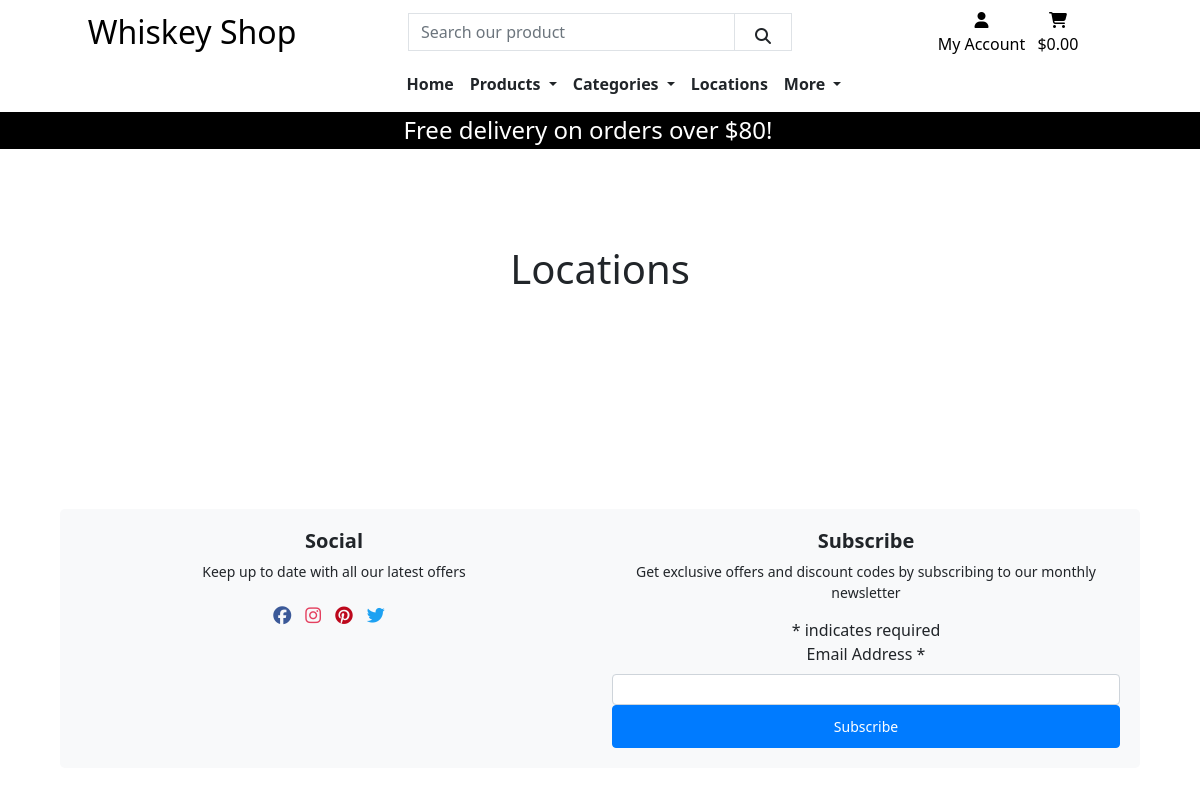
Page /locations/ on the earlier database version.
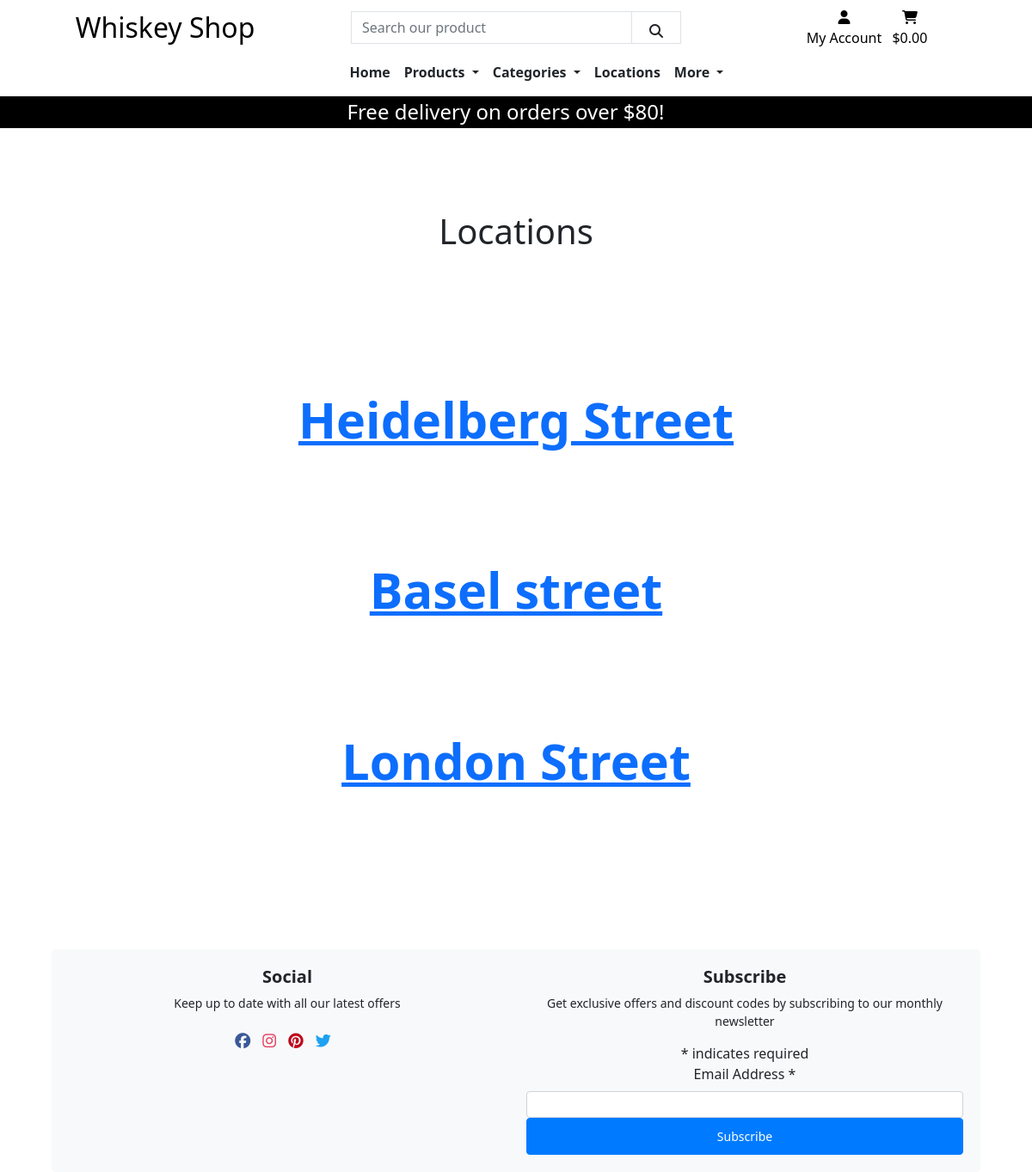
Same page on the later database version.
### location/models.py (models this page shows, shortened)
class Location(models.Model):
    name = models.CharField(max_length=256, unique=True)
    slug = models.SlugField(max_length=256, unique=True, null=True)
    email = models.EmailField(max_length=256, null=False, blank=False)
    phone_number = models.CharField(max_length=20, null=False, blank=False)
    street_address1 = models.CharField(max_length=100, null=False, blank=False)
    street_address2 = models.CharField(max_length=100, null=True, blank=True)
    town_or_city = models.CharField(max_length=40, null=False, blank=False)
    county = models.CharField(max_length=100, null=True, blank=True)
    country = models.CharField(max_length=40, null=False, blank=False)
    postcode = models.CharField(max_length=20, null=True, blank=True)
    latitude = models.DecimalField(max_digits=8, decimal_places=6)
    longitude = models.DecimalField(max_digits=8, decimal_places=6)
    opening_hours = models.ManyToManyField(
        Hours, related_name='opening_hours', blank=True
        )

### location/views.py (the view)
# urls.py: path('', views.LocationList.as_view(), name='locations'),
class LocationList(generic.ListView):
    model = Location
    queryset = Location.objects.all()
    template_name = 'locations/locations.html'

### bag/contexts.py (called while the page is built, shortened)
def bag_contents(request):
    bag_items = []
    total = 0
    product_count = 0
    bag = request.session.get('bag', {})
    if total < settings.FREE_DELIVERY_THRESHOLD:
        delivery = total * Decimal(settings.STANDARD_DELIVERY_PERCENTAGE / 100)
        free_delivery_delta = settings.FREE_DELIVERY_THRESHOLD - total
    else:
        delivery = 0
        free_delivery_delta = 0
    grand_total = delivery + total
    context = {
        'bag_items': bag_items,
        'total': total,
        'product_count': product_count,
        'delivery': delivery,
        'free_delivery_delta': free_delivery_delta,
        'free_delivery_threshold': settings.FREE_DELIVERY_THRESHOLD,
        'grand_total': grand_total,
    }
    return context

### location/templates/locations/locations.html (shortened to what this page needs)
{% extends 'base.html' %}
{% load static %}
{% block content %}
<div class="container">
    <div class="row">
        <div class="col-12 text-center">
            <h1 class="page-title my-5 py-5">
                Locations
            <div class="location-links mb-5 pb-5">
                {% for location in location_list %}
                    <a href="{% url 'location_detail' location.slug %}" class="location-button">
                        {{ location.name }}
                    </a>
                {% endfor %}
            </div>
        </div>
    </div>
</div>
{% endblock %}

Differences in the rows shown:
added Location: name "Heidelberg Street"
added Location: name "Basel street"
added Location: name "London Street"
